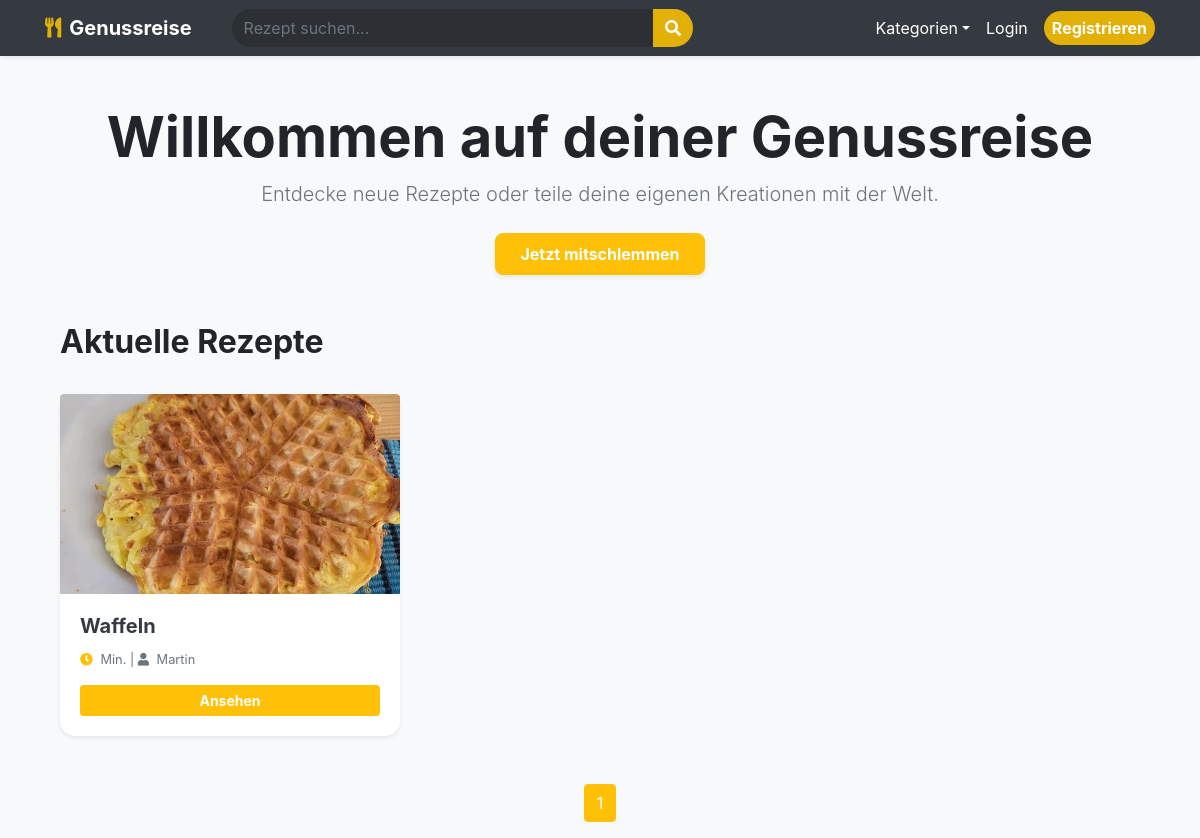
The page / on the database its author committed.
### app.py (models this page shows)
class Recipe(db.Model):
    id = db.Column(db.Integer, primary_key=True)
    name = db.Column(db.String(100), nullable=False)
    instructions = db.Column(db.Text, nullable=False)
    category = db.Column(db.String(50))
    prep_time = db.Column(db.Integer, default=0)
    cook_time = db.Column(db.Integer, default=0)
    rest_time = db.Column(db.Integer, default=0)
    servings = db.Column(db.Integer, default=1)
    calories = db.Column(db.Integer, default=0)
    protein = db.Column(db.Float, default=0.0)
    carbs = db.Column(db.Float, default=0.0)
    fat = db.Column(db.Float, default=0.0)
    image_file = db.Column(db.String(100), nullable=False, default='default.jpg')
    user_id = db.Column(db.Integer, db.ForeignKey('user.id'), nullable=False)
    ingredients = db.relationship('Ingredient', backref='recipe', lazy=True, cascade="all, delete-orphan")
    favorites = db.relationship('Favorite', backref='recipe', lazy=True, cascade="all, delete-orphan")
    comments = db.relationship('Comment', backref='recipe', lazy=True, cascade="all, delete-orphan")

class User(db.Model, UserMixin):
    id = db.Column(db.Integer, primary_key=True)
    username = db.Column(db.String(20), unique=True, nullable=False)
    email = db.Column(db.String(120), unique=True, nullable=False)
    password = db.Column(db.String(60), nullable=False)
    is_admin = db.Column(db.Boolean, default=False)
    recipes = db.relationship('Recipe', backref='author', lazy=True, cascade="all, delete-orphan")
    favorites = db.relationship('Favorite', backref='user', lazy=True, cascade="all, delete-orphan")
    comments = db.relationship('Comment', backref='user', lazy=True, cascade="all, delete-orphan")

### app.py (the view)
@app.route("/")
def index():
    q = request.args.get('q', '')
    page = request.args.get('page', 1, type=int)
    if q:
        recipes = Recipe.query.filter(Recipe.name.contains(q) | Recipe.instructions.contains(q)).paginate(page=page, per_page=6)
    else:
        recipes = Recipe.query.order_by(Recipe.id.desc()).paginate(page=page, per_page=6)
    return render_template('index.html', recipes=recipes, search_query=q)

### app.py (called while the page is built)
@app.context_processor
def inject_categories():
    cat_names = ["Abendessen", "Asiatisch", "Backen", "Beilagen", "Brot & Brötchen", "Dessert", "Eintöpfe", "Fisch", "Fleisch", "Frühstück", "Geflügel", "Getränke", "Hauptspeise", "Italienisch", "Low Carb", "Mittagessen", "Nachtisch", "Pasta", "Pizza", "Salate", "Snacks", "Suppen", "Vegan", "Vegetarisch", "Vorspeise"]
    return dict(all_categories=[{'id': i+1, 'name': n} for i, n in enumerate(cat_names)])

### templates/index.html (shortened to what this page needs)
{% extends "base.html" %}
{% block content %}
<div class="container mt-4">
    <div class="text-center py-4 mb-4">
        <h1 class="display-4 font-weight-bold" style="color: #212529;">Willkommen auf deiner Genussreise</h1>
        <p class="lead text-muted">Entdecke neue Rezepte oder teile deine eigenen Kreationen mit der Welt.</p>
        <a href="{{ url_for('new_recipe') }}" class="btn btn-warning text-white font-weight-bold px-4 py-2 mt-2 shadow-sm" style="border-radius: 8px;">
            Jetzt mitschlemmen
        </a>
    </div>
    <div class="d-flex justify-content-between align-items-center mb-4">
        <h2 class="font-weight-bold">Aktuelle Rezepte</h2>
    </div>
    <div class="row">
        {% for recipe in recipes.items %}
        <div class="col-md-6 col-lg-4 mb-4">
            <div class="card h-100 border-0 shadow-sm recipe-card">
                <div style="height: 200px; overflow: hidden;" class="rounded-top">
                    <img src="{{ url_for('static', filename='uploads/' + recipe.image_file) }}"
                         class="card-img-top"
                         alt="Rezept für {{ recipe.name }} - einfach nachkochen"
                         style="object-fit: cover; height: 100%; width: 100%;">
                </div>
                <div class="card-body">
                    <h5 class="card-title font-weight-bold text-dark">{{ recipe.name }}</h5>
                    <p class="card-text text-muted small">
                        <i class="fas fa-clock text-warning mr-1"></i> {{ recipe.total_time }} Min. |
                        <i class="fas fa-user mr-1"></i> {{ recipe.author.username }}
                    </p>
                    <a href="{{ url_for('recipe_detail', recipe_id=recipe.id) }}" class="btn btn-sm btn-warning text-white btn-block font-weight-bold">Ansehen</a>
                </div>
            </div>
        </div>
        {% endfor %}
    </div>
    <nav class="mt-4">
        <ul class="pagination justify-content-center">
            {% for page_num in recipes.iter_pages(left_edge=1, right_edge=1, left_current=2, right_current=2) %}
                {% if page_num %}
                    <li class="page-item {% if recipes.page == page_num %}active{% endif %}">
                        <a class="page-link {% if recipes.page == page_num %}bg-warning border-warning{% else %}text-warning{% endif %}"
                           href="{{ url_for('index', page=page_num) }}">{{ page_num }}</a>
                    </li>
                {% else %}
                    <li class="page-item disabled"><span class="page-link">...</span></li>
                {% endif %}
            {% endfor %}
        </ul>
    </nav>
</div>
{% endblock %}

### templates/base.html (style rules this page uses)
:root { --gold: #e2b007; }

### templates/index.html (style rules this page uses)
.recipe-card { transition: transform 0.2s ease-in-out; border-radius: 15px; }

### rows shown on the page
Recipe: image_file (picture), name "Waffeln", author.username "Martin"

### other values the page prints
{{ page_num }} "1"
